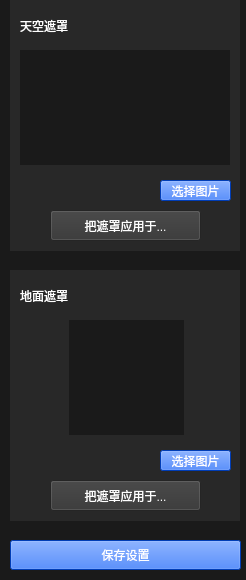
<?xml version="1.0" encoding="UTF-8"?>
<ui version="4.0">
 <class>project_edit_maskClass</class>
 <widget class="QWidget" name="project_edit_maskClass">
  <property name="geometry">
   <rect>
    <x>0</x>
    <y>0</y>
    <width>246</width>
    <height>580</height>
   </rect>
  </property>
  <property name="windowTitle">
   <string>project_edit_mask</string>
  </property>
  <widget class="QLabel" name="label_title_2">
   <property name="geometry">
    <rect>
     <x>20</x>
     <y>190</y>
     <width>121</width>
     <height>31</height>
    </rect>
   </property>
   <property name="styleSheet">
    <string notr="true">color: rgb(255, 255, 255);</string>
   </property>
   <property name="text">
    <string>指北针样式</string>
   </property>
  </widget>
  <widget class="QPushButton" name="pushButton_done">
   <property name="geometry">
    <rect>
     <x>10</x>
     <y>540</y>
     <width>231</width>
     <height>30</height>
    </rect>
   </property>
   <property name="styleSheet">
    <string notr="true">color: rgb(255, 255, 255);
background-color: rgb(0, 85, 255);</string>
   </property>
   <property name="text">
    <string>保存设置</string>
   </property>
  </widget>
  <widget class="QPushButton" name="pushButton_CtoOtherPic_2">
   <property name="geometry">
    <rect>
     <x>50</x>
     <y>210</y>
     <width>151</width>
     <height>31</height>
    </rect>
   </property>
   <property name="styleSheet">
    <string notr="true">background-color: rgb(52, 52, 52);
color: rgb(255, 255, 255);</string>
   </property>
   <property name="text">
    <string>把遮罩应用于...</string>
   </property>
  </widget>
  <widget class="QLabel" name="label_frontCover_2">
   <property name="geometry">
    <rect>
     <x>10</x>
     <y>0</y>
     <width>230</width>
     <height>251</height>
    </rect>
   </property>
   <property name="styleSheet">
    <string notr="true">background-color: rgb(40, 40, 40);</string>
   </property>
   <property name="text">
    <string/>
   </property>
  </widget>
  <widget class="QLabel" name="label_compassN_2">
   <property name="geometry">
    <rect>
     <x>20</x>
     <y>50</y>
     <width>210</width>
     <height>115</height>
    </rect>
   </property>
   <property name="styleSheet">
    <string notr="true">background-color: rgb(26, 26, 26);
</string>
   </property>
   <property name="text">
    <string/>
   </property>
  </widget>
  <widget class="QLabel" name="label_sky_pic">
   <property name="geometry">
    <rect>
     <x>69</x>
     <y>50</y>
     <width>115</width>
     <height>115</height>
    </rect>
   </property>
   <property name="styleSheet">
    <string notr="true">background-color: rgb(26, 26, 26);
</string>
   </property>
   <property name="text">
    <string/>
   </property>
  </widget>
  <widget class="QPushButton" name="pushButton_selPic_sky">
   <property name="geometry">
    <rect>
     <x>160</x>
     <y>180</y>
     <width>71</width>
     <height>21</height>
    </rect>
   </property>
   <property name="styleSheet">
    <string notr="true">color: rgb(255, 255, 255);
background-color: rgb(0, 85, 255);</string>
   </property>
   <property name="text">
    <string>选择图片</string>
   </property>
  </widget>
  <widget class="QLabel" name="label_title">
   <property name="geometry">
    <rect>
     <x>20</x>
     <y>10</y>
     <width>121</width>
     <height>31</height>
    </rect>
   </property>
   <property name="styleSheet">
    <string notr="true">color: rgb(255, 255, 255);</string>
   </property>
   <property name="text">
    <string>天空遮罩</string>
   </property>
  </widget>
  <widget class="QLabel" name="label_bg">
   <property name="geometry">
    <rect>
     <x>0</x>
     <y>0</y>
     <width>246</width>
     <height>581</height>
    </rect>
   </property>
   <property name="styleSheet">
    <string notr="true">background-color: rgb(26, 26, 26);</string>
   </property>
   <property name="text">
    <string/>
   </property>
  </widget>
  <widget class="QLabel" name="label_frontCover_3">
   <property name="geometry">
    <rect>
     <x>10</x>
     <y>270</y>
     <width>230</width>
     <height>251</height>
    </rect>
   </property>
   <property name="styleSheet">
    <string notr="true">background-color: rgb(40, 40, 40);</string>
   </property>
   <property name="text">
    <string/>
   </property>
  </widget>
  <widget class="QPushButton" name="pushButton_CtoOtherPic_3">
   <property name="geometry">
    <rect>
     <x>50</x>
     <y>480</y>
     <width>151</width>
     <height>31</height>
    </rect>
   </property>
   <property name="styleSheet">
    <string notr="true">background-color: rgb(52, 52, 52);
color: rgb(255, 255, 255);</string>
   </property>
   <property name="text">
    <string>把遮罩应用于...</string>
   </property>
  </widget>
  <widget class="QLabel" name="label_ground_pic">
   <property name="geometry">
    <rect>
     <x>69</x>
     <y>320</y>
     <width>115</width>
     <height>115</height>
    </rect>
   </property>
   <property name="styleSheet">
    <string notr="true">background-color: rgb(26, 26, 26);
</string>
   </property>
   <property name="text">
    <string/>
   </property>
  </widget>
  <widget class="QLabel" name="label_title_3">
   <property name="geometry">
    <rect>
     <x>20</x>
     <y>280</y>
     <width>121</width>
     <height>31</height>
    </rect>
   </property>
   <property name="styleSheet">
    <string notr="true">color: rgb(255, 255, 255);</string>
   </property>
   <property name="text">
    <string>地面遮罩</string>
   </property>
  </widget>
  <widget class="QPushButton" name="pushButton_selPic_ground">
   <property name="geometry">
    <rect>
     <x>160</x>
     <y>450</y>
     <width>71</width>
     <height>21</height>
    </rect>
   </property>
   <property name="styleSheet">
    <string notr="true">color: rgb(255, 255, 255);
background-color: rgb(0, 85, 255);</string>
   </property>
   <property name="text">
    <string>选择图片</string>
   </property>
  </widget>
  <zorder>label_bg</zorder>
  <zorder>label_title_2</zorder>
  <zorder>pushButton_done</zorder>
  <zorder>label_frontCover_2</zorder>
  <zorder>label_compassN_2</zorder>
  <zorder>label_sky_pic</zorder>
  <zorder>pushButton_selPic_sky</zorder>
  <zorder>label_title</zorder>
  <zorder>pushButton_CtoOtherPic_2</zorder>
  <zorder>label_frontCover_3</zorder>
  <zorder>pushButton_CtoOtherPic_3</zorder>
  <zorder>label_ground_pic</zorder>
  <zorder>label_title_3</zorder>
  <zorder>pushButton_selPic_ground</zorder>
 </widget>
 <layoutdefault spacing="6" margin="11"/>
 <resources/>
 <connections/>
</ui>
